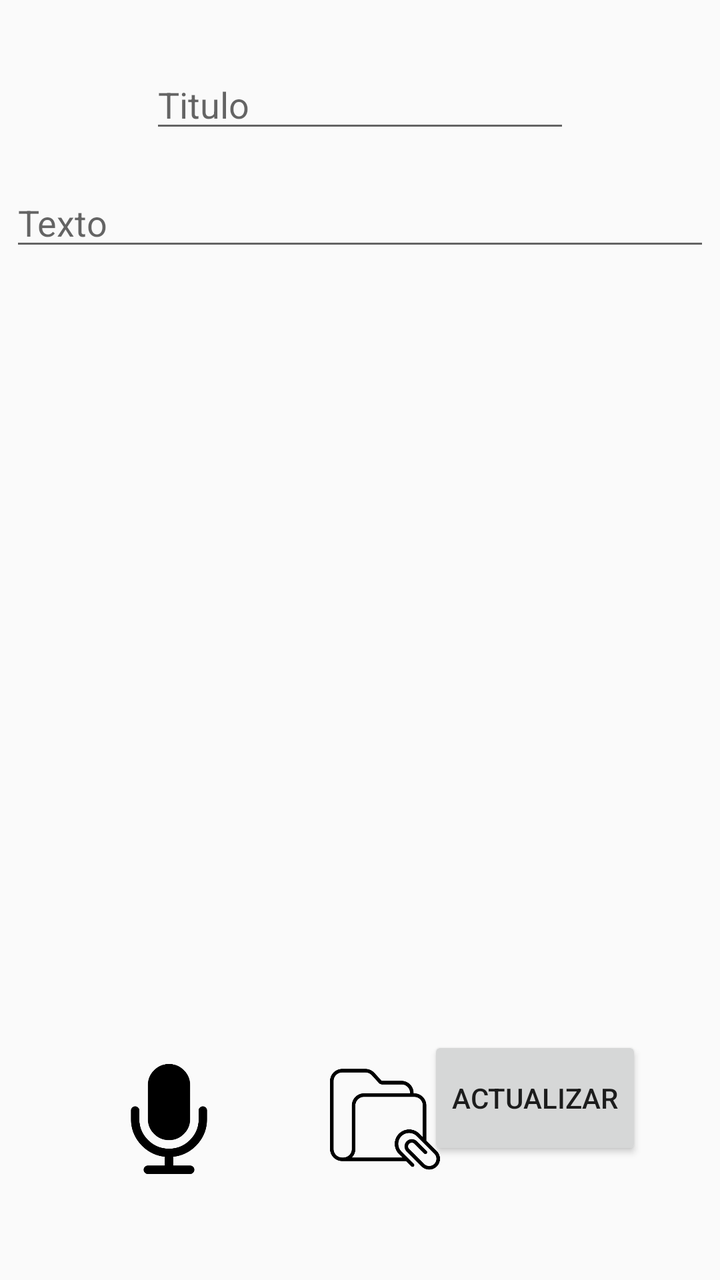
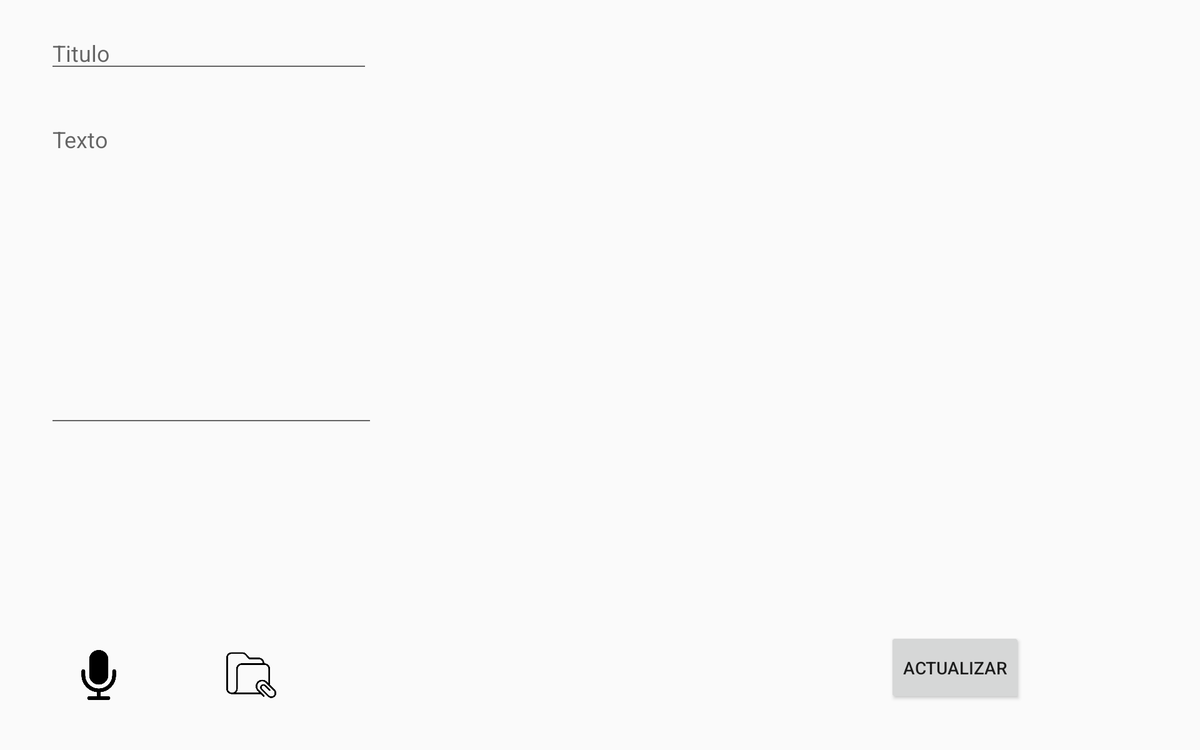

First picture: res/layout/ on a phone held upright. Second picture: the repository's own variant of that layout, on a device whose configuration matches the variant's folder. Source for both follows.
<!-- AndroidManifest.xml: application theme AppTheme -->
<!-- res/layout/activity_actualizar_notas.xml -->
<?xml version="1.0" encoding="utf-8"?>
<RelativeLayout xmlns:android="http://schemas.android.com/apk/res/android"
    xmlns:app="http://schemas.android.com/apk/res-auto"
    xmlns:tools="http://schemas.android.com/tools"
    android:layout_width="match_parent"
    android:layout_height="match_parent"
    android:isScrollContainer="true"
    tools:context=".actualizar_notas">

    <EditText
        android:id="@+id/txt_titulo"
        android:layout_width="wrap_content"
        android:layout_height="wrap_content"
        android:layout_alignParentTop="true"
        android:layout_centerHorizontal="true"
        android:layout_marginTop="30dp"
        android:ems="10"
        android:hint="@string/hint_titulo"
        android:inputType="textPersonName" />

    <EditText
        android:id="@+id/txt_cuerpo"
        android:layout_width="350dp"
        android:layout_height="wrap_content"
        android:layout_centerHorizontal="true"
        android:layout_marginTop="89dp"
        android:ems="10"
        android:gravity="start|top"
        android:hint="@string/hint_texto"
        android:inputType="textMultiLine" />

    <androidx.recyclerview.widget.RecyclerView
        android:id="@+id/recy_multi"
        android:layout_width="305dp"
        android:layout_height="397dp"

        android:layout_above="@+id/btn_adjuntar"
        android:layout_below="@+id/txt_cuerpo"
        android:layout_centerHorizontal="true"
        android:layout_marginTop="47dp"
        android:layout_marginBottom="45dp"
        android:isScrollContainer="true"
        android:scrollbars="vertical" />

    <ImageButton
        android:id="@+id/btn_adjuntar"
        android:layout_width="55dp"
        android:layout_height="55dp"
        android:layout_alignParentStart="true"
        android:layout_alignParentLeft="true"
        android:layout_alignParentBottom="true"
        android:layout_centerHorizontal="true"
        android:layout_marginStart="165dp"
        android:layout_marginLeft="165dp"
        android:layout_marginBottom="53dp"
        android:background="#00FFFFFF"
        android:onClick="Adjuntar"
        android:scaleType="fitXY"
        android:src="@drawable/carpeta" />

    <Button
        android:id="@+id/btn_notas"
        android:layout_width="wrap_content"
        android:layout_height="62dp"
        android:layout_alignParentEnd="true"
        android:layout_alignParentRight="true"
        android:layout_alignParentBottom="true"
        android:layout_marginEnd="39dp"
        android:layout_marginRight="39dp"
        android:layout_marginBottom="60dp"
        android:onClick="ActualizarNota"
        android:text="@string/actualizar" />

    <ImageButton
        android:id="@+id/btn_grabar"
        android:layout_width="55dp"
        android:layout_height="55dp"
        android:layout_alignParentStart="true"
        android:layout_alignParentLeft="true"
        android:layout_alignParentBottom="true"
        android:layout_marginStart="57dp"
        android:layout_marginLeft="57dp"
        android:layout_marginBottom="53dp"
        android:background="#00FFFFFF"
        android:onClick="grabarAudio"
        android:scaleType="fitXY"
        app:srcCompat="@drawable/forma_de_microfono_negro" />

</RelativeLayout>
<!-- resources referenced by this layout -->
<resources>
  <!-- drawable carpeta: png bitmap (drawable, 14545 bytes) -->
  <!-- drawable forma_de_microfono_negro: png bitmap (drawable, 11340 bytes) -->
  <string name="actualizar">Actualizar</string>
  <string name="hint_texto">Texto</string>
  <string name="hint_titulo">Titulo</string>
  <style name="AppTheme" parent="Theme.AppCompat.Light.DarkActionBar">
          
          <item name="colorPrimary">@color/colorPrimary</item>
          <item name="colorPrimaryDark">@color/colorPrimary_Dark</item>
          <item name="colorAccent">@color/colorAccent</item>
      </style>
  <color name="colorPrimary">#E91E63</color>
  <color name="colorPrimary_Dark">#C2185B</color>
  <color name="colorAccent">#8BC34A</color>
</resources>
<!-- res/layout-large-land/activity_actualizar_notas.xml (the repository's variant of the layout above) -->
<!-- drawn on a 7-inch tablet turned sideways -->
<?xml version="1.0" encoding="utf-8"?>
<RelativeLayout xmlns:android="http://schemas.android.com/apk/res/android"
    xmlns:app="http://schemas.android.com/apk/res-auto"
    android:layout_width="match_parent"
    android:layout_height="match_parent"
    android:orientation="vertical">

    <androidx.recyclerview.widget.RecyclerView
        android:id="@+id/recy_multi"
        android:layout_width="361dp"
        android:layout_height="248dp"

        android:layout_above="@+id/btn_notas"
        android:layout_alignParentTop="true"
        android:layout_alignParentEnd="true"
        android:layout_marginStart="20dp"
        android:layout_marginTop="20dp"
        android:layout_marginEnd="21dp"
        android:layout_marginBottom="20dp"
        android:layout_toEndOf="@+id/txt_cuerpo"
        android:isScrollContainer="true"
        android:scrollbars="vertical" />

    <Button
        android:id="@+id/btn_notas"
        android:layout_width="wrap_content"
        android:layout_height="58dp"
        android:layout_alignParentEnd="true"
        android:layout_alignParentRight="true"
        android:layout_alignParentBottom="true"
        android:layout_marginEnd="142dp"
        android:layout_marginRight="142dp"
        android:layout_marginBottom="37dp"
        android:onClick="ActualizarNota"
        android:text="@string/actualizar" />

    <ImageButton
        android:id="@+id/btn_grabar"
        android:layout_width="40dp"
        android:layout_height="40dp"
        android:layout_alignParentStart="true"
        android:layout_alignParentLeft="true"
        android:layout_alignParentBottom="true"
        android:layout_marginStart="59dp"
        android:layout_marginLeft="59dp"
        android:layout_marginBottom="40dp"
        android:background="#00FFFFFF"
        android:onClick="grabarAudio"
        android:scaleType="fitXY"
        app:srcCompat="@drawable/forma_de_microfono_negro" />

    <ImageButton
        android:id="@+id/btn_adjuntar"
        android:layout_width="40dp"
        android:layout_height="40dp"
        android:layout_alignParentStart="true"
        android:layout_alignParentLeft="true"
        android:layout_alignParentBottom="true"
        android:layout_centerHorizontal="true"
        android:layout_marginStart="181dp"
        android:layout_marginLeft="181dp"
        android:layout_marginBottom="40dp"
        android:background="#00FFFFFF"
        android:onClick="Adjuntar"
        android:scaleType="fitXY"
        android:src="@drawable/carpeta" />

    <EditText
        android:id="@+id/txt_cuerpo"
        android:layout_width="262dp"
        android:layout_height="256dp"
        android:layout_alignParentStart="true"
        android:layout_marginStart="38dp"
        android:layout_marginTop="89dp"
        android:ems="10"
        android:gravity="start|top"
        android:hint="@string/hint_texto"
        android:inputType="textMultiLine" />

    <EditText
        android:id="@+id/txt_titulo"
        android:layout_width="258dp"
        android:layout_height="wrap_content"
        android:layout_alignParentStart="true"
        android:layout_alignParentTop="true"
        android:layout_marginStart="38dp"
        android:layout_marginTop="20dp"
        android:ems="10"
        android:hint="@string/hint_titulo"
        android:inputType="textPersonName" />
</RelativeLayout>
